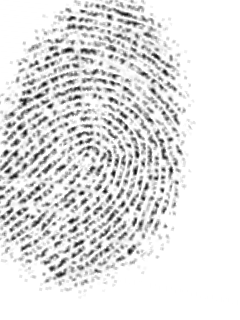
#> input picture FINDOURS/fingerprint_recognition/fingerprint-recognition/db2/101_8.tif, 240 x 320 px, found by its file name
$ python test.py   (older library calls are emulated)
#> lines starting #> are read from the running program, lines starting #| are printed output that depends on the picture; after the words box and inside, x2 and y2 are one past the last pixel; in counts of white or black regions, pixels touching at a corner belong together
#> further down, res is the input picture: shape (320, 240); min 10, max 255, mean 226.8
### FINDOURS/fingerprint_recognition/fingerprint-recognition/enhance/ridge_segment.py
import numpy as np

def normalise(img,mean,std):
    normed = (img - np.mean(img))/(np.std(img));
    return(normed)

def ridge_segment(im,blksze,thresh):

#> called with blksze = 16, thresh = 0.1
    rows,cols = im.shape;
#> rows = 320; cols = 240

    im = normalise(im,0,1);    # normalise to get zero mean and unit standard deviation


    new_rows =  np.int(blksze * np.ceil((np.float(rows))/(np.float(blksze))))
#> new_rows = 320
    new_cols =  np.int(blksze * np.ceil((np.float(cols))/(np.float(blksze))))
#> new_cols = 240

    padded_img = np.zeros((new_rows,new_cols));
    stddevim = np.zeros((new_rows,new_cols));

    padded_img[0:rows][:,0:cols] = im;

    for i in range(0,new_rows,blksze):
        for j in range(0,new_cols,blksze):
            block = padded_img[i:i+blksze][:,j:j+blksze];

            stddevim[i:i+blksze][:,j:j+blksze] = np.std(block)*np.ones(block.shape)
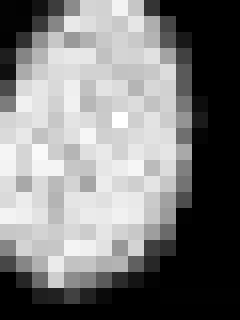
#> stddevim: shape (320, 240) float64; min 0, max 1.28, mean 0.626; drawn with min black and max white

    stddevim = stddevim[0:rows][:,0:cols]

    mask = stddevim > thresh;
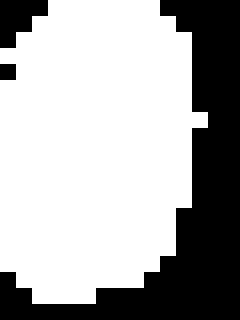
#> mask: shape (320, 240) bool; 67.3% white; 3 black regions, box (x1, y1, x2, y2) and area: (0, 0, 240, 320) 23296, (0, 0, 48, 48) 1536, (0, 64, 16, 80) 256

    mean_val = np.mean(im[mask]);
#> mean_val = -0.33

    std_val = np.std(im[mask]);
#> std_val = 1.07

    normim = (im - mean_val)/(std_val);

    return(normim,mask)

### FINDOURS/fingerprint_recognition/fingerprint-recognition/enhance/ridge_orient.py
import numpy as np;
import cv2;
from scipy import ndimage;
from scipy import signal

def ridge_orient(im, gradientsigma, blocksigma, orientsmoothsigma):
#> called with gradientsigma = 1, blocksigma = 7, orientsmoothsigma = 7
    rows,cols = im.shape;
#> rows = 320; cols = 240
    #Calculate image gradients.
    sze = np.fix(6*gradientsigma);
    if np.remainder(sze,2) == 0:
        sze = sze+1;

    gauss = cv2.getGaussianKernel(np.int(sze),gradientsigma);
    f = gauss * gauss.T;

    fy,fx = np.gradient(f);     #Gradient of Gaussian

    Gx = signal.convolve2d(im,fx,mode='same');
    Gy = signal.convolve2d(im,fy,mode='same');

    Gxx = np.power(Gx,2);
    Gyy = np.power(Gy,2);
    Gxy = Gx*Gy;

    #Now smooth the covariance data to perform a weighted summation of the data.
    sze = np.fix(6*blocksigma);

    gauss = cv2.getGaussianKernel(np.int(sze),blocksigma);
    f = gauss * gauss.T;

    Gxx = ndimage.convolve(Gxx,f);
    Gyy = ndimage.convolve(Gyy,f);
    Gxy = 2*ndimage.convolve(Gxy,f);

    denom = np.sqrt(np.power(Gxy,2) + np.power((Gxx - Gyy),2)) + np.finfo(float).eps;

    sin2theta = Gxy/denom;            # Sine and cosine of doubled angles
    cos2theta = (Gxx-Gyy)/denom;


    if orientsmoothsigma:
        sze = np.fix(6*orientsmoothsigma);
        if np.remainder(sze,2) == 0:
            sze = sze+1;
        gauss = cv2.getGaussianKernel(np.int(sze),orientsmoothsigma);
        f = gauss * gauss.T;
        cos2theta = ndimage.convolve(cos2theta,f); # Smoothed sine and cosine of
        sin2theta = ndimage.convolve(sin2theta,f); # doubled angles

    orientim = np.pi/2 + np.arctan2(sin2theta,cos2theta)/2;
    return(orientim);

### FINDOURS/fingerprint_recognition/fingerprint-recognition/enhance/ridge_freq.py
import numpy as np
#import math
#import scipy.ndimage
from .frequest import frequest

def ridge_freq(im, mask, orient, blksze, windsze,minWaveLength, maxWaveLength):
#> called with blksze = 38, windsze = 5, minWaveLength = 5, maxWaveLength = 15
    rows,cols = im.shape;
#> rows = 320; cols = 240
    freq = np.zeros((rows,cols));

    for r in range(0,rows-blksze,blksze):
        for c in range(0,cols-blksze,blksze):
            blkim = im[r:r+blksze][:,c:c+blksze];
            blkor = orient[r:r+blksze][:,c:c+blksze];


            freq[r:r+blksze][:,c:c+blksze] = frequest(blkim,blkor,windsze,minWaveLength,maxWaveLength);
#> this loop made 8 passes
#> blkim: shape (38, 38) float64; values 0.9 (black) and 0.943 (white), 98.2% white; black in thin lines or dots, all inside (x1, y1, x2, y2) = (1, 26, 37, 36)
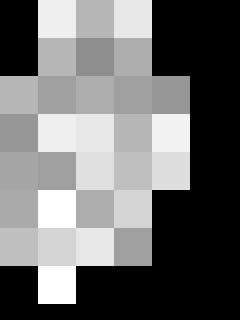
#> freq: shape (320, 240) float64; min 0, max 0.2, mean 0.0862; drawn with min black and max white

    freq = freq*mask;
    freq_1d = np.reshape(freq,(1,rows*cols));
    ind = np.where(freq_1d>0);
#> ind = 43096 positions, rows 0 to 0, columns 48 to 72795

    ind = np.array(ind);
    ind = ind[1,:];

    non_zero_elems_in_freq = freq_1d[0][ind];

    meanfreq = np.mean(non_zero_elems_in_freq);
#> meanfreq = 0.153
    medianfreq = np.median(non_zero_elems_in_freq);         # not working properly
#> medianfreq = 0.143
    return(freq,meanfreq)

### FINDOURS/fingerprint_recognition/fingerprint-recognition/enhance/frequest.py
import numpy as np
import math
import scipy.ndimage
#import cv2

def frequest(im,orientim,windsze,minWaveLength,maxWaveLength):
    rows,cols = np.shape(im);

    cosorient = np.mean(np.cos(2*orientim));
    sinorient = np.mean(np.sin(2*orientim));
    orient = math.atan2(sinorient,cosorient)/2;

    rotim = scipy.ndimage.rotate(im,orient/np.pi*180 + 90,axes=(1,0),reshape = False,order = 3,mode = 'nearest');

    cropsze = int(np.fix(rows/np.sqrt(2)));
    offset = int(np.fix((rows-cropsze)/2));
    rotim = rotim[offset:offset+cropsze][:,offset:offset+cropsze];

    proj = np.sum(rotim,axis = 0);
    dilation = scipy.ndimage.grey_dilation(proj, windsze,structure=np.ones(windsze));

    temp = np.abs(dilation - proj);

    peak_thresh = 2;

    maxpts = (temp<peak_thresh) & (proj > np.mean(proj));
    maxind = np.where(maxpts);

    rows_maxind,cols_maxind = np.shape(maxind);

    if(cols_maxind<2):
        freqim = np.zeros(im.shape);
    else:
        NoOfPeaks = cols_maxind;
        waveLength = (maxind[0][cols_maxind-1] - maxind[0][0])/(NoOfPeaks - 1);
        if waveLength>=minWaveLength and waveLength<=maxWaveLength:
            freqim = 1/np.double(waveLength) * np.ones(im.shape);
        else:
            freqim = np.zeros(im.shape);

    return(freqim);


### FINDOURS/fingerprint_recognition/fingerprint-recognition/enhance/image_enhance.py
from .ridge_segment import ridge_segment
from .ridge_orient import ridge_orient
from .ridge_freq import ridge_freq
from .ridge_filter import ridge_filter

def image_enhance(img):
    blksze = 16;
    thresh = 0.1;
    normim,mask = ridge_segment(img,blksze,thresh);  # normalise the image and find a ROI


    gradientsigma = 1;
    blocksigma = 7;
    orientsmoothsigma = 7;
    orientim = ridge_orient(normim, gradientsigma, blocksigma, orientsmoothsigma); # find orientation of every pixel


    blksze = 38;
    windsze = 5;
    minWaveLength = 5;
    maxWaveLength = 15;
    freq,medfreq = ridge_freq(normim, mask, orientim, blksze, windsze, minWaveLength,maxWaveLength); #find the overall frequency of ridges
#> medfreq = 0.153


    freq = medfreq*mask;
    kx = 0.65;ky = 0.65;
    newim = ridge_filter(normim, orientim, freq, kx, ky); # create gabor filter and do the actual filtering

    return(newim < -3)

### FINDOURS/fingerprint_recognition/fingerprint-recognition/enhance/ridge_filter.py
import numpy as np
import scipy;

def ridge_filter(im, orient, freq, kx, ky):
#> called with kx = 0.65, ky = 0.65
    angleInc = 3;
    im = np.double(im);
    rows,cols = im.shape;
#> rows = 320; cols = 240

    newim = np.zeros((rows,cols));

    freq_1d = np.reshape(freq,(1,rows*cols));
    ind = np.where(freq_1d>0);
#> ind = 51712 positions, rows 0 to 0, columns 48 to 72815

    ind = np.array(ind);
    ind = ind[1,:];

    non_zero_elems_in_freq = freq_1d[0][ind];
    non_zero_elems_in_freq = np.double(np.round((non_zero_elems_in_freq*100)))/100;

    unfreq = np.unique(non_zero_elems_in_freq);
#> unfreq = [0.15]

    sigmax = 1/unfreq[0]*kx;
#> sigmax = 4.33
    sigmay = 1/unfreq[0]*ky;
#> sigmay = 4.33

    sze = np.round(3*np.max([sigmax,sigmay]));
#> sze = 13
    sze = sze.astype(int) # @newline @error solved

    x,y = np.meshgrid(np.linspace(-sze,sze,(2*sze + 1)),np.linspace(-sze,sze,(2*sze + 1)));

    reffilter = np.exp(-(( (np.power(x,2))/(sigmax*sigmax) + (np.power(y,2))/(sigmay*sigmay)))) * np.cos(2*np.pi*unfreq[0]*x); # this is the original gabor filter

    filt_rows, filt_cols = reffilter.shape;
#> filt_rows = 27; filt_cols = 27

    gabor_filter = np.array(np.zeros((int(180/angleInc),int(filt_rows),int(filt_cols))));

    for o in range(0,int(180/angleInc)):
        rot_filt = scipy.ndimage.rotate(reffilter,-(o*angleInc + 90),reshape = False);
        gabor_filter[o] = rot_filt;

    maxsze = int(sze);
#> maxsze = 13

    temp = freq>0;
    validr,validc = np.where(temp)

    temp1 = validr>maxsze;
    temp2 = validr<rows - maxsze;
    temp3 = validc>maxsze;
    temp4 = validc<cols - maxsze;

    final_temp = temp1 & temp2 & temp3 & temp4;

    finalind = np.where(final_temp);

    maxorientindex = np.round(180/angleInc);
    orientindex = np.round(orient/np.pi*180/angleInc);

    for i in range(0,rows):
        for j in range(0,cols):
            if(orientindex[i][j] < 1):
                orientindex[i][j] = orientindex[i][j] + maxorientindex;
            if(orientindex[i][j] > maxorientindex):
                orientindex[i][j] = orientindex[i][j] - maxorientindex;
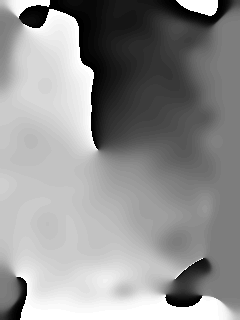
#> orientindex: shape (320, 240) float64; min 1, max 60, mean 34.8; drawn with min black and max white
    finalind_rows,finalind_cols = np.shape(finalind);
#> finalind_rows = 1; finalind_cols = 47232
    sze = int(sze);
    for k in range(0,finalind_cols):
        r = validr[finalind[0][k]];
        c = validc[finalind[0][k]];

        img_block = im[r-sze:r+sze + 1][:,c-sze:c+sze + 1];

        newim[r][c] = np.sum(img_block * gabor_filter[int(orientindex[r][c]) - 1]);
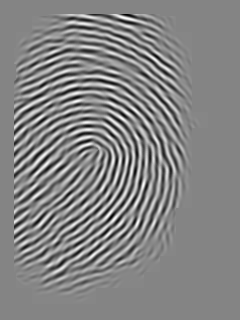
#> newim: shape (320, 240) float64; min -45.28, max 41.98, mean 0; drawn with min black and max white

    return(newim);

### FINDOURS/fingerprint_recognition/fingerprint-recognition/test.py
import cv2
from skimage.morphology import skeletonize, thin
import numpy
import matplotlib.pyplot as plt
import os
import sys
from enhance import image_enhance
import time

def get_descriptors(img):
    # applying image contrast
	clahe = cv2.createCLAHE(clipLimit=2.0, tileGridSize=(8,8))
	img = clahe.apply(img)

	img = image_enhance.image_enhance(img)
#> in image_enhance, `return(newim < -3)`: returned value: shape (320, 240) bool; 24.2% white; 60 white regions (19 under 20 px), largest, box (x1, y1, x2, y2) and area: (14, 102, 145, 279) 1176, (14, 109, 139, 266) 1121, (14, 94, 159, 267) 1105
	img = numpy.array(img, dtype=numpy.uint8) # converting array-items datatype to int

	# Threshold
	ret, img = cv2.threshold(img, 127, 255, cv2.THRESH_BINARY_INV | cv2.THRESH_OTSU)
	# Normalize to 0 and 1 range
	img[img == 255] = 1

	#Thinning
	skeleton = skeletonize(img)
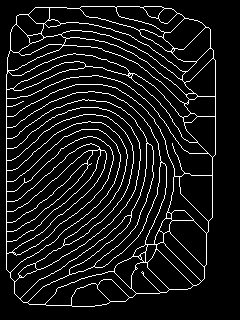
#> skeleton: shape (320, 240) bool; 8.9% white in thin lines or dots, all inside (x1, y1, x2, y2) = (6, 6, 216, 307)
	skeleton = numpy.array(skeleton, dtype=numpy.uint8)

	# Harris corners
	harris_corners = cv2.cornerHarris(img, 3, 3, 0.04)
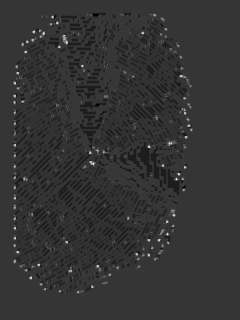
#> harris_corners: shape (320, 240) float32; min -9.46e-12, max 3.55e-11, mean -3.37e-13; drawn with min black and max white
	harris_normalized = cv2.normalize(harris_corners, 0, 255, norm_type=cv2.NORM_MINMAX, dtype=cv2.CV_32FC1)
	threshold_harris = 125

	# Extracting image keypoints
	keypoints = []
	for x in range(0, harris_normalized.shape[0]):
		for y in range(0, harris_normalized.shape[1]):
			if harris_normalized[x][y] > threshold_harris:
				keypoints.append(cv2.KeyPoint(y, x, 1))

	# Define descriptor
	orb = cv2.ORB_create()
	# Compute descriptors
	_, des = orb.compute(img, keypoints)
	return (keypoints, des);

res = cv2.imread("C:/Abhi/XAMPP/htdocs/FindOURS/fingerprint_recognition/fingerprint-recognition/database/101_8.tif", cv2.IMREAD_GRAYSCALE)
kp, des= get_descriptors(res);

print(des)
#> (printed output is left out)

$ run again, with FINDOURS/fingerprint_recognition/fingerprint-recognition/db2/101_1.tif copied over FINDOURS/fingerprint_recognition/fingerprint-recognition/db2/101_8.tif
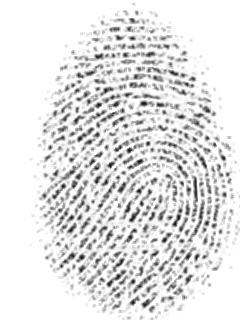
#> input picture FINDOURS/fingerprint_recognition/fingerprint-recognition/db2/101_1.tif, 240 x 320 px, found by its file name
#> res is the input picture: shape (320, 240); min 18, max 255, mean 227.4
#> mask: shape (320, 240) bool; 71.7% white; 3 black regions, box (x1, y1, x2, y2) and area: (0, 0, 112, 320) 15360, (160, 0, 240, 128) 4864, (192, 272, 240, 320) 1536
#> mean_val = -0.276
#> std_val = 1.06
#> in ridge_orient, `rows,cols = im.shape;`: rows = 320; cols = 240
#> in ridge_freq, `rows,cols = im.shape;`: rows = 320; cols = 240
#> the loop in ridge_freq, `for r in range(0,rows-blksze,blksze):` made 8 passes
#> in ridge_freq, `ind = np.where(freq_1d>0);`: ind = 40376 positions, rows 0 to 0, columns 9196 to 72909
#> meanfreq = 0.141
#> medianfreq = 0.136
#> medfreq = 0.141
#> in ridge_filter, `rows,cols = im.shape;`: rows = 320; cols = 240
#> in ridge_filter, `ind = np.where(freq_1d>0);`: ind = 55040 positions, rows 0 to 0, columns 112 to 76751
#> unfreq = [0.14]
#> sigmax = 4.64
#> sze = 14
#> filt_rows = 29
#> maxsze = 14
#> after the loop in ridge_filter, `for i in range(0,rows):`:
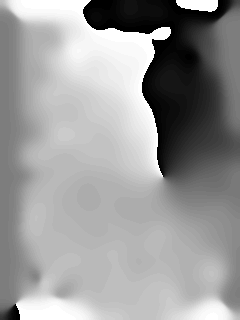
#> orientindex: shape (320, 240) float64; min 1, max 60, mean 36.7; drawn with min black and max white
#> finalind_rows = 1; finalind_cols = 50736
#> skeleton: shape (320, 240) bool; 9.3% white in thin lines or dots, all inside (x1, y1, x2, y2) = (16, 7, 233, 313)
#> in get_descriptors, `harris_corners = cv2.cornerHarris(img, 3, 3, 0.04)`:
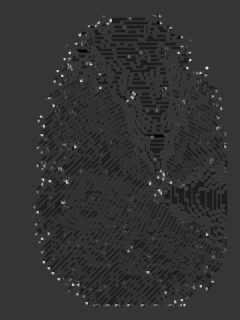
#> harris_corners: shape (320, 240) float32; min -9.46e-12, max 3.6e-11, mean -4.42e-13; drawn with min black and max white
#> (printed output is left out)

$ run again, with FINDOURS/fingerprint_recognition/fingerprint-recognition/db2/101_2.tif copied over FINDOURS/fingerprint_recognition/fingerprint-recognition/db2/101_8.tif
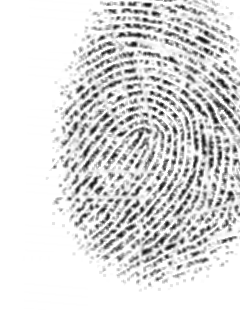
#> input picture FINDOURS/fingerprint_recognition/fingerprint-recognition/db2/101_2.tif, 240 x 320 px, found by its file name
#> res is the input picture: shape (320, 240); min 20, max 255, mean 220.4
#> mask: shape (320, 240) bool; 67.3% white; 1 black region, box (x1, y1, x2, y2) and area: (0, 0, 240, 320) 25088
#> mean_val = -0.355
#> std_val = 1.05
#> in ridge_orient, `rows,cols = im.shape;`: rows = 320; cols = 240
#> in ridge_freq, `rows,cols = im.shape;`: rows = 320; cols = 240
#> the loop in ridge_freq, `for r in range(0,rows-blksze,blksze):` made 8 passes
#> in ridge_freq, `ind = np.where(freq_1d>0);`: ind = 35552 positions, rows 0 to 0, columns 80 to 63827
#> meanfreq = 0.151
#> medianfreq = 0.136
#> medfreq = 0.151
#> in ridge_filter, `rows,cols = im.shape;`: rows = 320; cols = 240
#> in ridge_filter, `ind = np.where(freq_1d>0);`: ind = 51712 positions, rows 0 to 0, columns 80 to 72879
#> unfreq = [0.15]
#> sigmax = 4.33
#> sze = 13
#> filt_rows = 27
#> maxsze = 13
#> after the loop in ridge_filter, `for i in range(0,rows):`:
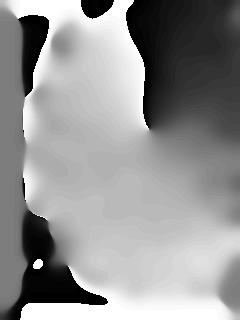
#> orientindex: shape (320, 240) float64; min 1, max 60, mean 35.3; drawn with min black and max white
#> finalind_rows = 1; finalind_cols = 46118
#> skeleton: shape (320, 240) bool; 8.6% white in thin lines or dots, all inside (x1, y1, x2, y2) = (25, 6, 234, 305)
#> in get_descriptors, `harris_corners = cv2.cornerHarris(img, 3, 3, 0.04)`:
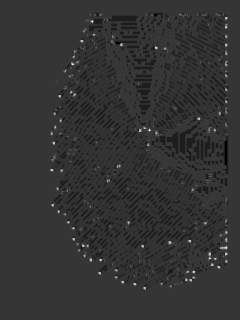
#> harris_corners: shape (320, 240) float32; min -9.46e-12, max 3.55e-11, mean -4.13e-13; drawn with min black and max white
#> (printed output is left out)

$ run again, with FINDOURS/fingerprint_recognition/fingerprint-recognition/db2/101_3.tif copied over FINDOURS/fingerprint_recognition/fingerprint-recognition/db2/101_8.tif
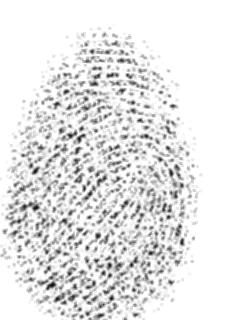
#> input picture FINDOURS/fingerprint_recognition/fingerprint-recognition/db2/101_3.tif, 240 x 320 px, found by its file name
#> res is the input picture: shape (320, 240); min 17, max 255, mean 230.4
#> mask: shape (320, 240) bool; 67.7% white; 2 black regions, box (x1, y1, x2, y2) and area: (0, 0, 240, 320) 24064, (0, 288, 32, 320) 768
#> mean_val = -0.333
#> std_val = 1.07
#> in ridge_orient, `rows,cols = im.shape;`: rows = 320; cols = 240
#> in ridge_freq, `rows,cols = im.shape;`: rows = 320; cols = 240
#> the loop in ridge_freq, `for r in range(0,rows-blksze,blksze):` made 8 passes
#> in ridge_freq, `ind = np.where(freq_1d>0);`: ind = 33104 positions, rows 0 to 0, columns 7832 to 72895
#> meanfreq = 0.152
#> medianfreq = 0.15
#> medfreq = 0.152
#> in ridge_filter, `rows,cols = im.shape;`: rows = 320; cols = 240
#> in ridge_filter, `ind = np.where(freq_1d>0);`: ind = 51968 positions, rows 0 to 0, columns 3936 to 76735
#> unfreq = [0.15]
#> sigmax = 4.33
#> sze = 13
#> filt_rows = 27
#> maxsze = 13
#> finalind_rows = 1; finalind_cols = 47856
#> the loop in ridge_filter, `for k in range(0,finalind_cols):` made 47856 passes
#> (r, c) on passes 1 to 3: (16, 96), (16, 97), (16, 98)
#> skeleton: shape (320, 240) bool; 9.4% white in thin lines or dots, all inside (x1, y1, x2, y2) = (6, 13, 221, 314)
#> in get_descriptors, `harris_corners = cv2.cornerHarris(img, 3, 3, 0.04)`:
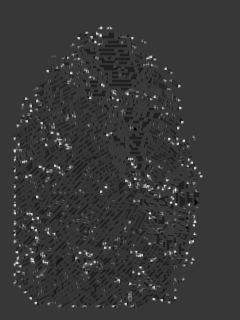
#> harris_corners: shape (320, 240) float32; min -9.46e-12, max 3.38e-11, mean 2.86e-14; drawn with min black and max white
#> (printed output is left out)
